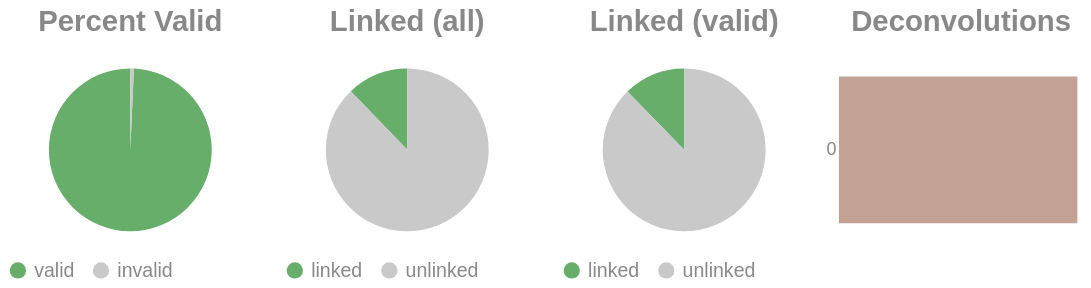

Notebook code for this chart:
### Code cell
if SKIPLR:
    pass
else:
    clash = Counter()
    for i in valids['molecule'].to_list():
        _mol = i.split("-")
        if len(_mol) == 1:
            clash.update('0')
        else:
            clash.update(_mol[-1])

    _d = {"deconvolutions": [], 'count': []}
    for k,v in clash.items():
        _d['deconvolutions'].append(k)
        _d['count'].append(v)

    tot_valid = valids['reads'].sum()
    mask = valids['reads'] >= 2
    n_linked_reads = valids.filter(mask)['reads'].sum()
    if n_linked_reads == 0:
        print_html("No linked molecules (>=2 reads) were detected; skipping linked-only distributions.")
        SKIPLR = True
    else:
        perc_valid = round(tot_valid / n_reads, 4)
        linked_perc_abs = round(n_linked_reads / n_reads, 4)
        linked_perc = round(n_linked_reads / tot_valid, 4)

    _valid = pl.DataFrame({"valids": ['valid', 'invalid'], "count": [tot_valid, n_reads - tot_valid]})
    _linked_abs = pl.DataFrame({"linked (absolute)": ['linked', 'unlinked'], "count": [n_linked_reads, n_reads - n_linked_reads]})
    _linked_rel = pl.DataFrame({"linked (valids)": ['linked', 'unlinked'], "count": [n_linked_reads, tot_valid - n_linked_reads]})

    (
        alt.hconcat(
            piechart(_valid, goodval = 'valid', title = "Percent Valid"),
            piechart(_linked_abs, goodval = "linked", title =  "Linked (all)"),
            piechart(_linked_rel, goodval = "linked", title =  "Linked (valid)"),
            convolutionbar(pl.DataFrame(_d), title = "Deconvolutions"),
            center = True,
            bounds = 'flush'
        )
        .resolve_scale(color='independent')
        .resolve_legend('independent')
        .properties(usermeta={'embedOptions': {"actions": False}})
    ).display()

### Figure 1 — Vega-Lite specification as saved in the notebook (floating-point values rounded to 4 significant figures)
{"width": "container", "height": 400, "config": {"title": {"anchor": "start", "dy": -15, "fontSize": 18, "color": "#888888", "subtitleColor": "#888888", "subtitleFontSize": 14}, "arc": {"fill": "#0072B2"}, "axis": {"domainColor": "#888888", "domainWidth": 0.5, "gridWidth": 0.2, "grid": false, "titleFontWeight": 400, "titleFontSize": 15, "labelFontSize": 11, "labelColor": "#888888", "tickColor": "#888888", "tickWidth": 0.2, "titleColor": "#888888"}, "axisBand": {"grid": false}, "axisX": {"grid": true, "tickSize": 10, "domainCap": "round"}, "axisY": {"domain": false, "grid": true, "tickSize": 0, "domainCap": "round"}, "background": "transparent", "header": {"labelFontSize": 15, "labelColor": "#888888", "titleFontSize": 15, "titleFontWeight": 600, "titleColor": "#888888"}, "legend": {"labelFont": "sans-serif", "labelFontSize": 12, "labelColor": "#888888", "symbolSize": 100, "symbolType": "circle", "titleFontSize": 12, "titlePadding": 10, "titleColor": "#888888", "title": null}, "range": {"category": ["#E69F00", "#56B4E9", "#009E73", "#F0E442", "#0072B2", "#D55E00", "#CC79A7", "#000000"], "diverging": ["#cfe8f3", "#a2d4ec", "#73bfe2", "#46abdb", "#1696d2", "#12719e"]}, "area": {"fill": "#0072B2", "fillOpacity": 0.7, "line": true, "strokeOpacity": 0.7}, "line": {"color": "#0072B2", "stroke": "#0072B2", "strokeWidth": 2}, "trail": {"color": "#0072B2", "stroke": "#0072B2", "strokeWidth": 0, "size": 1}, "point": {"filled": true, "fillOpacity": 1.0, "size": 95}, "text": {"color": "#888888", "fontSize": 11, "align": "right", "fontWeight": 400, "size": 11}, "bar": {"fill": "#0072B2", "stroke": null}, "view": {"stroke": null, "continuousWidth": 660, "continuousHeight": 400}}, "hconcat": [{"data": {"name": "data-facdc1749bc80a11d113d4070adfa6d1"}, "mark": {"type": "arc"}, "encoding": {"color": {"field": "valids", "legend": {"orient": "bottom", "title": null}, "scale": {"domain": ["valid", "invalid"], "range": ["#68ae6b", "#C9C9C9"]}, "title": "Valids", "type": "nominal"}, "theta": {"field": "count", "type": "quantitative"}, "tooltip": [{"field": "valids", "title": "Valids", "type": "ordinal"}, {"field": "percent", "format": ".2%", "title": "Percent", "type": "quantitative"}, {"field": "count", "title": "Count", "type": "quantitative"}]}, "height": 100, "title": {"text": "Percent Valid", "align": "center", "anchor": "middle"}, "transform": [{"calculate": "datum.count / 2736146", "as": "percent"}], "width": 150}, {"data": {"name": "data-906dabdf8760d5a181ed908e467e21cd"}, "mark": {"type": "arc"}, "encoding": {"color": {"field": "linked (absolute)", "legend": {"orient": "bottom", "title": null}, "scale": {"domain": ["linked", "unlinked"], "range": ["#68ae6b", "#C9C9C9"]}, "title": "Linked (Absolute)", "type": "nominal"}, "theta": {"field": "count", "type": "quantitative"}, "tooltip": [{"field": "linked (absolute)", "title": "Linked (Absolute)", "type": "ordinal"}, {"field": "percent", "format": ".2%", "title": "Percent", "type": "quantitative"}, {"field": "count", "title": "Count", "type": "quantitative"}]}, "height": 100, "title": {"text": "Linked (all)", "align": "center", "anchor": "middle"}, "transform": [{"calculate": "datum.count / 2736146", "as": "percent"}], "width": 150}, {"data": {"name": "data-ac06635af13eeed20d8e0685da20d362"}, "mark": {"type": "arc"}, "encoding": {"color": {"field": "linked (valids)", "legend": {"orient": "bottom", "title": null}, "scale": {"domain": ["linked", "unlinked"], "range": ["#68ae6b", "#C9C9C9"]}, "title": "Linked (Valids)", "type": "nominal"}, "theta": {"field": "count", "type": "quantitative"}, "tooltip": [{"field": "linked (valids)", "title": "Linked (Valids)", "type": "ordinal"}, {"field": "percent", "format": ".2%", "title": "Percent", "type": "quantitative"}, {"field": "count", "title": "Count", "type": "quantitative"}]}, "height": 100, "title": {"text": "Linked (valid)", "align": "center", "anchor": "middle"}, "transform": [{"calculate": "datum.count / 2717009", "as": "percent"}], "width": 150}, {"data": {"name": "data-8d553e60f6f082bda82a39c9077cab89"}, "mark": {"type": "bar"}, "encoding": {"color": {"field": "deconvolutions", "legend": null, "scale": {"scheme": "lightgreyred"}, "type": "nominal"}, "tooltip": [{"field": "deconvolutions", "title": "Deconvolutions", "type": "ordinal"}, {"field": "percent", "format": ".2%", "title": "Percent", "type": "quantitative"}, {"field": "count", "title": "Count", "type": "quantitative"}], "x": {"axis": null, "field": "count", "type": "quantitative"}, "y": {"field": "deconvolutions", "sort": "ascending", "title": null, "type": "nominal"}}, "height": 100, "title": {"text": "Deconvolutions", "align": "center", "anchor": "middle"}, "transform": [{"calculate": "datum.count / 2536726", "as": "percent"}], "width": 150}], "bounds": "flush", "center": true, "resolve": {"legend": {"angle": "independent"}, "scale": {"color": "independent"}}, "usermeta": {"embedOptions": {"actions": false}}, "$schema": "https://vega.github.io/schema/vega-lite/v6.1.0.json", "datasets": {"data-facdc1749bc80a11d113d4070adfa6d1": [{"valids": "valid", "count": 2717009}, {"valids": "invalid", "count": 19137}], "data-906dabdf8760d5a181ed908e467e21cd": [{"linked (absolute)": "linked", "count": 333453}, {"linked (absolute)": "unlinked", "count": 2402693}], "data-ac06635af13eeed20d8e0685da20d362": [{"linked (valids)": "linked", "count": 333453}, {"linked (valids)": "unlinked", "count": 2383556}], "data-8d553e60f6f082bda82a39c9077cab89": [{"deconvolutions": "0", "count": 2536726}]}}
